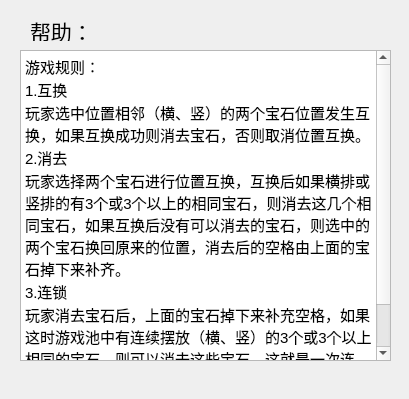
<?xml version="1.0" encoding="UTF-8"?>
<ui version="4.0">
 <class>CHelpDlg</class>
 <widget class="QWidget" name="CHelpDlg">
  <property name="geometry">
   <rect>
    <x>0</x>
    <y>0</y>
    <width>409</width>
    <height>399</height>
   </rect>
  </property>
  <property name="windowTitle">
   <string>Help</string>
  </property>
  <widget class="QLabel" name="label">
   <property name="geometry">
    <rect>
     <x>30</x>
     <y>20</y>
     <width>81</width>
     <height>21</height>
    </rect>
   </property>
   <property name="font">
    <font>
     <family>AcadEref</family>
     <pointsize>16</pointsize>
    </font>
   </property>
   <property name="text">
    <string>帮助：</string>
   </property>
  </widget>
  <widget class="QTextBrowser" name="textBrowser">
   <property name="geometry">
    <rect>
     <x>20</x>
     <y>50</y>
     <width>371</width>
     <height>311</height>
    </rect>
   </property>
   <property name="html">
    <string>&lt;!DOCTYPE HTML PUBLIC &quot;-//W3C//DTD HTML 4.0//EN&quot; &quot;http://www.w3.org/TR/REC-html40/strict.dtd&quot;&gt;
&lt;html&gt;&lt;head&gt;&lt;meta name=&quot;qrichtext&quot; content=&quot;1&quot; /&gt;&lt;style type=&quot;text/css&quot;&gt;
p, li { white-space: pre-wrap; }
&lt;/style&gt;&lt;/head&gt;&lt;body style=&quot; font-family:'SimSun'; font-size:9pt; font-weight:400; font-style:normal;&quot;&gt;
&lt;p style=&quot; margin-top:0px; margin-bottom:0px; margin-left:0px; margin-right:0px; -qt-block-indent:0; text-indent:0px;&quot;&gt;&lt;span style=&quot; font-family:'SimSun'; font-size:11pt;&quot;&gt;游戏规则：&lt;/span&gt;&lt;/p&gt;
&lt;p style=&quot; margin-top:0px; margin-bottom:0px; margin-left:0px; margin-right:0px; -qt-block-indent:0; text-indent:0px;&quot;&gt;&lt;span style=&quot; font-family:'SimSun'; font-size:11pt;&quot;&gt;1.互换&lt;/span&gt;&lt;/p&gt;
&lt;p style=&quot; margin-top:0px; margin-bottom:0px; margin-left:0px; margin-right:0px; -qt-block-indent:0; text-indent:0px;&quot;&gt;&lt;span style=&quot; font-family:'SimSun'; font-size:11pt;&quot;&gt;玩家选中位置相邻（横、竖）的两个宝石位置发生互换，如果互换成功则消去宝石，否则取消位置互换。&lt;/span&gt;&lt;/p&gt;
&lt;p style=&quot; margin-top:0px; margin-bottom:0px; margin-left:0px; margin-right:0px; -qt-block-indent:0; text-indent:0px;&quot;&gt;&lt;span style=&quot; font-family:'SimSun'; font-size:11pt;&quot;&gt;2.消去&lt;/span&gt;&lt;/p&gt;
&lt;p style=&quot; margin-top:0px; margin-bottom:0px; margin-left:0px; margin-right:0px; -qt-block-indent:0; text-indent:0px;&quot;&gt;&lt;span style=&quot; font-family:'SimSun'; font-size:11pt;&quot;&gt;玩家选择两个宝石进行位置互换，互换后如果横排或竖排的有3个或3个以上的相同宝石，则消去这几个相同宝石，如果互换后没有可以消去的宝石，则选中的两个宝石换回原来的位置，消去后的空格由上面的宝石掉下来补齐。&lt;/span&gt;&lt;/p&gt;
&lt;p style=&quot; margin-top:0px; margin-bottom:0px; margin-left:0px; margin-right:0px; -qt-block-indent:0; text-indent:0px;&quot;&gt;&lt;span style=&quot; font-family:'SimSun'; font-size:11pt;&quot;&gt;3.连锁&lt;/span&gt;&lt;/p&gt;
&lt;p style=&quot; margin-top:0px; margin-bottom:0px; margin-left:0px; margin-right:0px; -qt-block-indent:0; text-indent:0px;&quot;&gt;&lt;span style=&quot; font-family:'SimSun'; font-size:11pt;&quot;&gt;玩家消去宝石后，上面的宝石掉下来补充空格，如果这时游戏池中有连续摆放（横、竖）的3个或3个以上相同的宝石，则可以消去这些宝石，这就是一次连锁。空格被新的宝石填充，又可以进行下一次连锁。&lt;/span&gt;&lt;/p&gt;
&lt;p style=&quot;-qt-paragraph-type:empty; margin-top:0px; margin-bottom:0px; margin-left:0px; margin-right:0px; -qt-block-indent:0; text-indent:0px; font-family:'SimSun'; font-size:11pt;&quot;&gt;&lt;br /&gt;&lt;/p&gt;&lt;/body&gt;&lt;/html&gt;</string>
   </property>
  </widget>
 </widget>
 <resources/>
 <connections/>
</ui>
